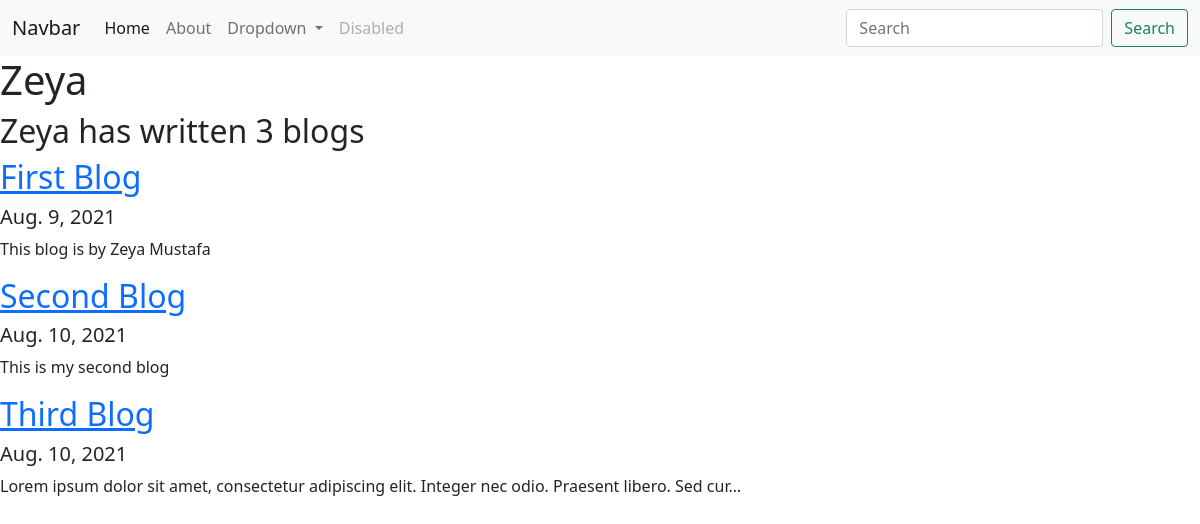
Screenshot of /blog/ with the database file from the repository.
### blog/models.py (models this page shows, shortened)
class Blog(models.Model):
    title = models.CharField(max_length=200)
    description = models.TextField()
    date = models.DateField()

### blog/views.py (the view)
# urls.py: path('', all_blogs, name='all_blogs'),
def all_blogs(request):
    blogs = Blog.objects.all()
    return render(request, 'blog/all_blogs.html', {'blogs': blogs})

### blog/templates/blog/all_blogs.html
{% extends 'portfolio/base.html' %}
{% block content %}
<h1>Zeya</h1>
<h2>Zeya has written {{ blogs.count }} blog{{ blogs.count|pluralize }} </h2>
{% for blog in blogs %}
<a href="{% url 'blog:detail' blog.id %}"><h2>{{ blog.title }}</h2></a>
<h5>{{ blog.date }}</h5>
<p>{{ blog.description|striptags|truncatechars:100}}</p>
{% endfor %}
{% endblock %}

### portfolio/templates/portfolio/base.html (shortened to what this page needs)
<!doctype html>
<html lang="en">
  <head>
    <link href="https://cdn.jsdelivr.net/npm/bootstrap@5.1.0/dist/css/bootstrap.min.css" rel="stylesheet">
  </head>
  <body>
  <nav class="navbar navbar-expand-lg navbar-light bg-light">
  <div class="container-fluid">
    <a class="navbar-brand" href="#">Navbar</a>
    <div class="collapse navbar-collapse" id="navbarSupportedContent">
      <ul class="navbar-nav me-auto mb-2 mb-lg-0">
        <li class="nav-item">
          <a class="nav-link active" aria-current="page" href="#">Home</a>
        </li>
        <li class="nav-item">
          <a class="nav-link" href="#">About</a>
        </li>
        <li class="nav-item dropdown">
          <a class="nav-link dropdown-toggle" href="#" id="navbarDropdown" role="button" data-bs-toggle="dropdown" aria-expanded="false">
            Dropdown
          </a>
        </li>
        <li class="nav-item">
          <a class="nav-link disabled" href="#" tabindex="-1" aria-disabled="true">Disabled</a>
        </li>
      </ul>
      <form class="d-flex">
        <input class="form-control me-2" type="search" placeholder="Search" aria-label="Search">
        <button class="btn btn-outline-success" type="submit">Search</button>
      </form>
    </div>
  </div>
</nav>
   {% block content %} {% endblock %}
  </body>
</html>

### rows the page displays
Blog: title "First Blog", date "Aug. 9, 2021", description "This blog is by Zeya Mustafa"
Blog: title "Second Blog", date "Aug. 10, 2021", description "This is my second blog"
Blog: title "Third Blog", date "Aug. 10, 2021", description "Lorem ipsum dolor sit amet, consectetur adipiscing elit. Integer nec odio. Praesent libero. Sed cur…"

### other values shown
{{ blogs.count }} "3"
